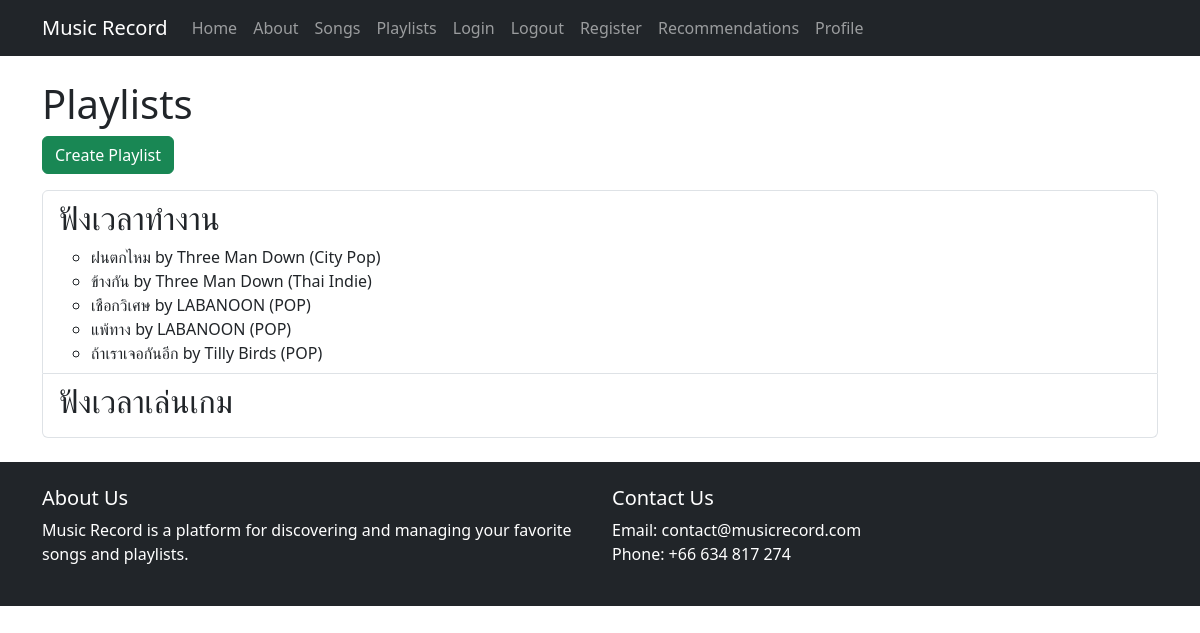
/playlists (signed in), run on an earlier commit of the app's database.
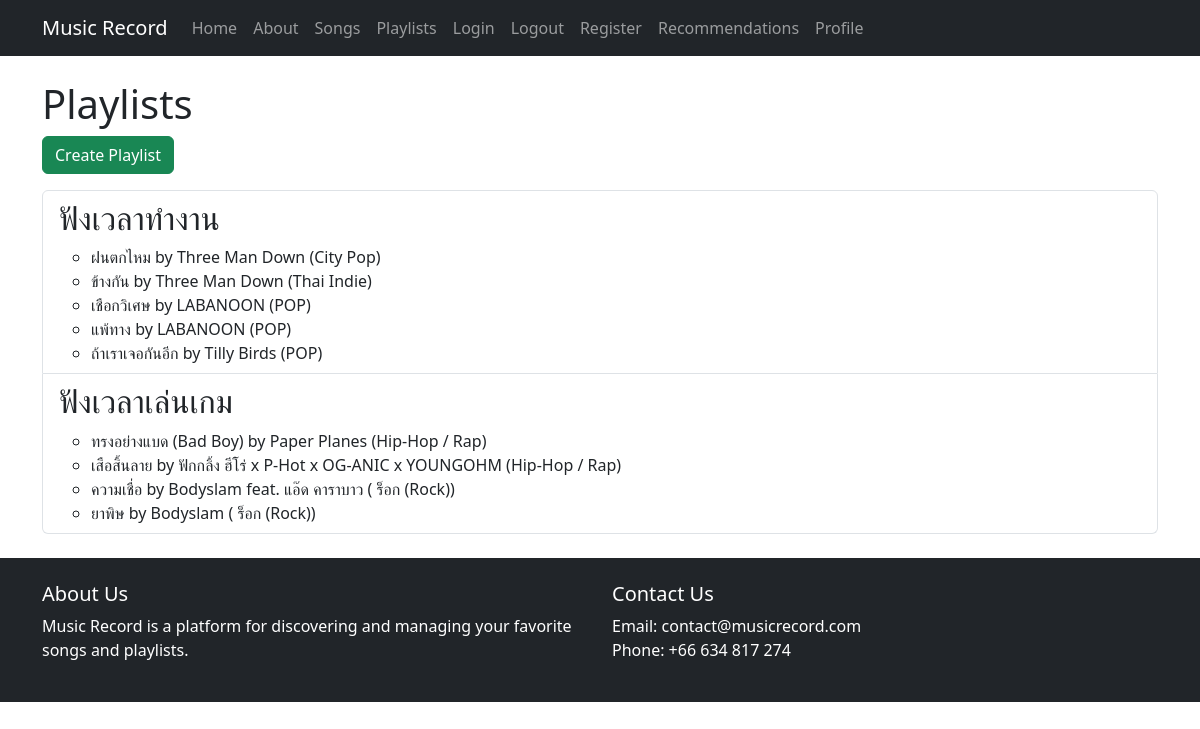
And on a later commit of the database.
### app/models.py (models this page shows)
class Playlist(db.Model):
    id = db.Column(db.Integer, primary_key=True)
    name = db.Column(db.String(100), nullable=False)
    user_id = db.Column(db.Integer, db.ForeignKey('user.id'))
    songs = db.relationship('Song', backref='playlist', lazy=True)

class Song(db.Model):
    id = db.Column(db.Integer, primary_key=True)
    title = db.Column(db.String(100), nullable=False)
    artist = db.Column(db.String(100), nullable=False)
    genre = db.Column(db.String(50), nullable=False)
    playlist_id = db.Column(db.Integer, db.ForeignKey('playlist.id'))

### app/routes.py (the view)
@playlist_routes.route('/playlists')
@login_required
def playlists():
    playlists = Playlist.query.filter_by(user_id=current_user.id).all()
    return render_template('playlists.html', playlists=playlists)

### app/models.py (called while the page is built)
@login_manager.user_loader
def load_user(user_id):
    return User.query.get(int(user_id))

### app/templates/playlists.html
{% extends "base.html" %}
{% block content %}
<h1>Playlists</h1>
<a href="{{ url_for('playlist.create_playlist') }}" class="btn btn-success mb-3">Create Playlist</a>
<ul class="list-group">
    {% for playlist in playlists %}
    <li class="list-group-item">
        <h2>{{ playlist.name }}</h2>
        <ul>
            {% for song in playlist.songs %}
            <li>{{ song.title }} by {{ song.artist }} ({{ song.genre }})</li>
            {% endfor %}
        </ul>
    </li>
    {% endfor %}
</ul>
{% endblock %}

### app/templates/base.html (shortened to what this page needs)
<!DOCTYPE html>
<html lang="en">
<head>
    <link href="https://cdn.jsdelivr.net/npm/bootstrap@5.3.0/dist/css/bootstrap.min.css" rel="stylesheet">
</head>
<body>
    <nav class="navbar navbar-expand-lg navbar-dark bg-dark">
        <div class="container">
            <a class="navbar-brand" href="{{ url_for('main.home') }}">Music Record</a>
            <div class="collapse navbar-collapse" id="navbarNav">
                <div class="navbar-nav">
                    <a class="nav-link" href="{{ url_for('main.home') }}">Home</a>
                    <a class="nav-link" href="{{ url_for('main.about') }}">About</a>
                    <a class="nav-link" href="{{ url_for('song.songs') }}">Songs</a>
                    <a class="nav-link" href="{{ url_for('playlist.playlists') }}">Playlists</a>
                    <a class="nav-link" href="{{ url_for('auth.login') }}">Login</a>
                    <a class="nav-link" href="{{ url_for('auth.logout') }}">Logout</a>
                    <a class="nav-link" href="{{ url_for('auth.register') }}">Register</a>
                    <a class="nav-link" href="{{ url_for('song.recommendations') }}">Recommendations</a>
                    <a class="nav-link" href="{{ url_for('auth.profile') }}">Profile</a>
                </div>
            </div>
        </div>
    </nav>
    <div class="container mt-4">
        {% block content %}{% endblock %}
    </div>
</body>
</html>
<footer class="bg-dark text-white mt-4">
    <div class="container py-4">
        <div class="row">
            <div class="col-md-6">
                <h5>About Us</h5>
                <p>Music Record is a platform for discovering and managing your favorite songs and playlists.</p>
            </div>
            <div class="col-md-6">
                <h5>Contact Us</h5>
                <ul class="list-unstyled">
                    <li>Email: contact@musicrecord.com</li>
                    <li>Phone: +66 634 817 274</li>
                </ul>
            </div>
        </div>
    </div>
</footer>

What changed in the data, as far as the page shows it:
changed Playlist "ฟังเวลาเล่นเกม": gains Song (title "ทรงอย่างแบด (Bad Boy)", artist "Paper Planes", genre "Hip-Hop / Rap"); gains Song (title "เสือสิ้นลาย", artist "ฟักกลิ้ง ฮีโร่ x P-Hot x OG-ANIC x YOUNGOHM", genre "Hip-Hop / Rap"); gains Song (title "ความเชื่อ", artist "Bodyslam feat. แอ๊ด คาราบาว", genre "ร็อก (Rock)"); gains Song (title "ยาพิษ", artist "Bodyslam", genre "ร็อก (Rock)")
